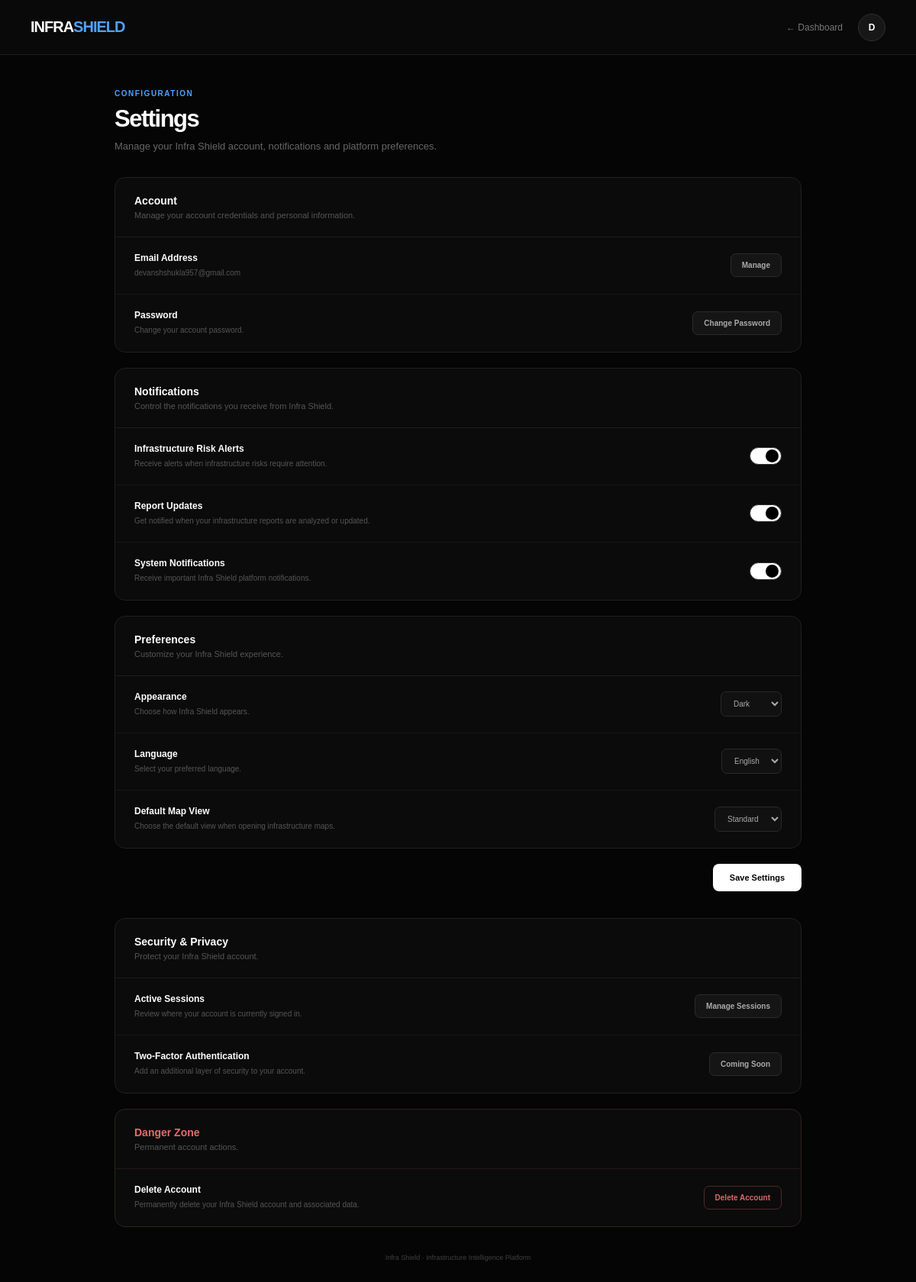
Page /settings/ (signed in) on the committed database.
### accounts/models.py (models this page shows, shortened)
class UserSettings(models.Model):
    user = models.OneToOneField(
        User,
        on_delete=models.CASCADE,
        related_name="settings"
    )
    risk_alerts = models.BooleanField(
        default=True
    )
    report_updates = models.BooleanField(
        default=True
    )
    system_notifications = models.BooleanField(
        default=True
    )
    theme = models.CharField(
        max_length=20,
        default="dark"
    )
    language = models.CharField(
        max_length=20,
        default="English"
    )
    default_map_view = models.CharField(
        max_length=20,
        default="standard"
    )
    created_at = models.DateTimeField(
        auto_now_add=True
    )
    updated_at = models.DateTimeField(
        auto_now=True
    )

### accounts/views.py (the view, shortened to what this page needs)
@login_required
def settings_view(request):
    from .models import UserSettings
    user = request.user
    settings, created = UserSettings.objects.get_or_create(
        user=user
    )
    return render(
        request,
        "settings.html",
        {
            "user": user,
            "settings": settings
        }
    )

### accounts/templates/settings.html (shortened to what this page needs)
<!DOCTYPE html>
<html lang="en">
<head>
</head>
<body>
<div class="page">
    <nav class="navbar">
        <div class="logo">
            INFRA<span>SHIELD</span>
        </div>
        <div class="nav-right">
            <a href="{% url 'dashboard' %}"
               class="back">
                ← Dashboard
            </a>
            <div class="avatar">
                {{ user.first_name|first|upper }}
            </div>
        </div>
    </nav>
    <main class="container">
        <div class="heading">
            <div class="eyebrow">
                CONFIGURATION
            </div>
            <h1>
                Settings
            </h1>
            <p>
                Manage your Infra Shield account,
                notifications and platform preferences.
            </p>
        </div>
        <section class="settings-card">
            <div class="section-header">
                <h2>
                    Account
                </h2>
                <p>
                    Manage your account credentials and
                    personal information.
                </p>
            </div>
            <div class="setting">
                <div class="setting-info">
                    <div class="setting-title">
                        Email Address
                    </div>
                    <div class="setting-description">
                        {{ user.email }}
                    </div>
                </div>
                <a href="{% url 'profile' %}"
                   class="setting-button">
                    Manage
                </a>
            </div>
            <div class="setting">
                <div class="setting-info">
                    <div class="setting-title">
                        Password
                    </div>
                    <div class="setting-description">
                        Change your account password.
                    </div>
                </div>
                <a href="#"
                   class="setting-button">
                    Change Password
                </a>
            </div>
        </section>
        <form method="POST">
            <section class="settings-card">
                <div class="section-header">
                    <h2>
                        Notifications
                    </h2>
                    <p>
                        Control the notifications you receive
                        from Infra Shield.
                    </p>
                </div>
                <div class="setting">
                    <div class="setting-info">
                        <div class="setting-title">
                            Infrastructure Risk Alerts
                        </div>
                        <div class="setting-description">
                            Receive alerts when infrastructure
                            risks require attention.
                        </div>
                    </div>
                    <label class="toggle">
                        <span class="slider"></span>
                    </label>
                </div>
                <div class="setting">
                    <div class="setting-info">
                        <div class="setting-title">
                            Report Updates
                        </div>
                        <div class="setting-description">
                            Get notified when your infrastructure
                            reports are analyzed or updated.
                        </div>
                    </div>
                    <label class="toggle">
                        <span class="slider"></span>
                    </label>
                </div>
                <div class="setting">
                    <div class="setting-info">
                        <div class="setting-title">
                            System Notifications
                        </div>
                        <div class="setting-description">
                            Receive important Infra Shield
                            platform notifications.
                        </div>
                    </div>
                    <label class="toggle">
                        <span class="slider"></span>
                    </label>
                </div>
            </section>
            <section class="settings-card">
                <div class="section-header">
                    <h2>
                        Preferences
                    </h2>
                    <p>
                        Customize your Infra Shield experience.
                    </p>
                </div>
                <div class="setting">
                    <div class="setting-info">
                        <div class="setting-title">
                            Appearance
                        </div>
                        <div class="setting-description">
                            Choose how Infra Shield appears.
                        </div>
                    </div>
                    <select name="theme">
                        <option
                            value="dark"
                            {% if settings.theme == "dark" %}
                                selected
                            {% endif %}>
                            Dark
                        </option>
                    </select>
                </div>
                <div class="setting">
                    <div class="setting-info">
                        <div class="setting-title">
                            Language
                        </div>
                        <div class="setting-description">
                            Select your preferred language.
                        </div>
                    </div>
                    <select name="language">
                        <option
                            value="English"
                            {% if settings.language == "English" %}
                                selected
                            {% endif %}>
                            English
                        </option>
                    </select>
                </div>
                <div class="setting">
                    <div class="setting-info">
                        <div class="setting-title">
                            Default Map View
                        </div>
                        <div class="setting-description">
                            Choose the default view when opening
                            infrastructure maps.
                        </div>
                    </div>
                    <select name="default_map_view">
                        <option
                            value="standard"
                            {% if settings.default_map_view == "standard" %}
                                selected
                            {% endif %}>
                            Standard
                        </option>
                    </select>
                </div>
            </section>
            <div class="save-container">
                <button
                    type="submit"
                    class="save-settings">
                    Save Settings
                </button>
            </div>
        </form>
        <section class="settings-card">
            <div class="section-header">
                <h2>
                    Security & Privacy
                </h2>
                <p>
                    Protect your Infra Shield account.
                </p>
            </div>
            <div class="setting">
                <div class="setting-info">
                    <div class="setting-title">
                        Active Sessions
                    </div>
                    <div class="setting-description">
                        Review where your account is currently
                        signed in.
                    </div>
                </div>
                <button
                    type="button"
                    class="setting-button">
                    Manage Sessions
                </button>
            </div>
            <div class="setting">
                <div class="setting-info">
                    <div class="setting-title">
                        Two-Factor Authentication
                    </div>
                    <div class="setting-description">
                        Add an additional layer of security
                        to your account.
                    </div>
                </div>
                <button
                    type="button"
                    class="setting-button">
                    Coming Soon
                </button>
            </div>
        </section>
        <section class="settings-card danger">
            <div class="section-header">
                <h2 class="danger-title">
                    Danger Zone
                </h2>
                <p>
                    Permanent account actions.
                </p>
            </div>
            <div class="setting">
                <div class="setting-info">
                    <div class="setting-title">
                        Delete Account
                    </div>
                    <div class="setting-description">
                        Permanently delete your Infra Shield
                        account and associated data.
                    </div>
                </div>
                <button
                    type="button"
                    class="danger-button"
                    onclick="confirmDelete()">
                    Delete Account
                </button>
            </div>
        </section>
        <div class="footer">
            Infra Shield · Infrastructure Intelligence Platform
        </div>
    </main>
</div>
</body>
</html>

### accounts/templates/settings.html (style rules this page uses)
* { margin: 0; padding: 0; box-sizing: border-box; }
body { font-family: Arial, Helvetica, sans-serif; background: #050505; color: #ffffff; min-height: 100vh; }
a { text-decoration: none; color: inherit; }
.page { min-height: 100vh; }
.navbar { height: 72px; background: #090909; border-bottom: 1px solid #1d1d1d; display: flex; align-items: center; justify-content: space-between; padding: 0 40px; }
.logo { font-size: 20px; font-weight: 800; letter-spacing: -1px; }
.logo span { color: #4da3ff; }
.nav-right { display: flex; align-items: center; gap: 20px; }
.back { color: #777; font-size: 12px; transition: 0.2s; }
.avatar { width: 36px; height: 36px; border-radius: 50%; background: #171717; border: 1px solid #303030; display: flex; align-items: center; justify-content: center; font-size: 12px; font-weight: bold; }
.container { width: 100%; max-width: 950px; margin: 0 auto; padding: 45px 25px 80px; }
.heading { margin-bottom: 30px; }
.eyebrow { color: #4da3ff; font-size: 10px; font-weight: 700; letter-spacing: 1.5px; margin-bottom: 10px; }
.heading h1 { font-size: 31px; letter-spacing: -1.5px; margin-bottom: 8px; }
.heading p { color: #666; font-size: 13px; line-height: 1.5; }
.settings-card { background: #0b0b0b; border: 1px solid #202020; border-radius: 14px; overflow: hidden; margin-bottom: 20px; }
.section-header { padding: 22px 25px; border-bottom: 1px solid #1c1c1c; }
.section-header h2 { font-size: 14px; margin-bottom: 5px; }
.section-header p { color: #555; font-size: 11px; }
.setting { min-height: 75px; padding: 18px 25px; display: flex; align-items: center; justify-content: space-between; gap: 25px; border-bottom: 1px solid #171717; }
.setting:last-child { border-bottom: none; }
.setting-info { flex: 1; }
.setting-title { font-size: 12px; font-weight: 600; margin-bottom: 5px; }
.setting-description { color: #555; font-size: 10px; line-height: 1.5; }
.setting-button { background: #151515; border: 1px solid #2b2b2b; color: #aaa; padding: 9px 14px; border-radius: 7px; font-size: 10px; font-weight: 600; cursor: pointer; white-space: nowrap; transition: 0.2s; }
.toggle { position: relative; width: 42px; height: 23px; flex-shrink: 0; }
.slider { position: absolute; inset: 0; background: #222; border: 1px solid #333; border-radius: 20px; cursor: pointer; transition: 0.2s; }
.slider::before { content: ""; position: absolute; width: 17px; height: 17px; left: 2px; top: 2px; background: #777; border-radius: 50%; transition: 0.2s; }
.toggle input:checked + .slider { background: #ffffff; }
.toggle input:checked + .slider::before { transform: translateX(18px); background: #000000; }
select { background: #111111; border: 1px solid #292929; color: #aaa; padding: 9px 12px; border-radius: 7px; font-size: 10px; outline: none; cursor: pointer; }
select option { background: #111111; color: #ffffff; }
.save-container { display: flex; justify-content: flex-end; margin-top: 20px; margin-bottom: 35px; }
.save-settings { background: #ffffff; color: #000000; border: none; padding: 12px 22px; border-radius: 8px; font-size: 11px; font-weight: 700; cursor: pointer; transition: 0.2s; }
.danger { border-color: #332020; }
.danger .section-header { border-bottom-color: #241818; }
.danger-title { color: #e56b6b; }
.danger-button { background: transparent; border: 1px solid #552727; color: #d56a6a; padding: 9px 14px; border-radius: 7px; font-size: 10px; font-weight: 600; cursor: pointer; transition: 0.2s; }
.footer { text-align: center; color: #3f3f3f; font-size: 9px; margin-top: 35px; }

### rows in the picture
UserSettings: theme "Dark", language "English", default_map_view "Standard"

### other values in the picture
{{ user.first_name|first|upper }} "D"
{{ user.email }} "devanshshukla957@gmail.com"
